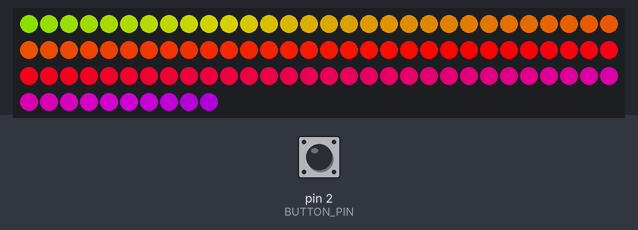
Simulated run of this sketch. Board: Arduino Uno, built with avr-gcc and run on an emulated ATmega328P. On the bench: 100 RGB LEDs in strip order, left to right, continuing on the next row. Inputs (shaded band) come from the test bench; at power-on: pin 2 (BUTTON_PIN) HIGH.

Above: at 1.2 s.
1.3 s: pin 2 (BUTTON_PIN) pulled LOW for 0.15 s
At 1.61 s:
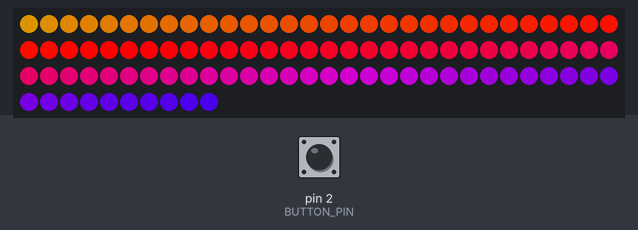
2.0 s: pin 2 (BUTTON_PIN) pulled LOW for 1 s
At 2.5 s:
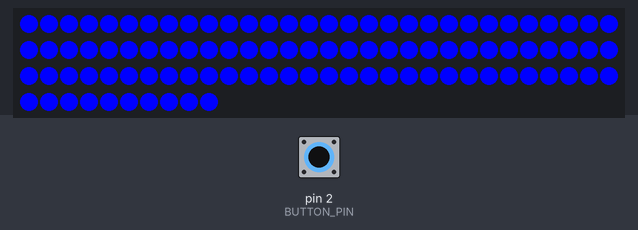
4.5 s: pin 2 (BUTTON_PIN) pulled LOW for 0.15 s
At 4.82 s:
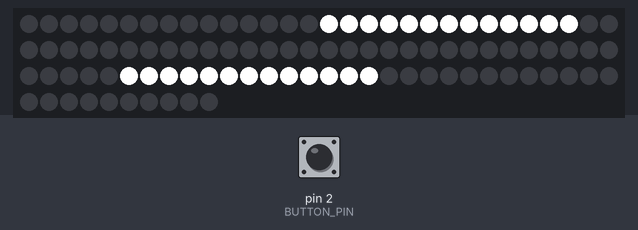
5.2 s: pin 2 (BUTTON_PIN) pulled LOW for 3.2 s
At 5.67 s:
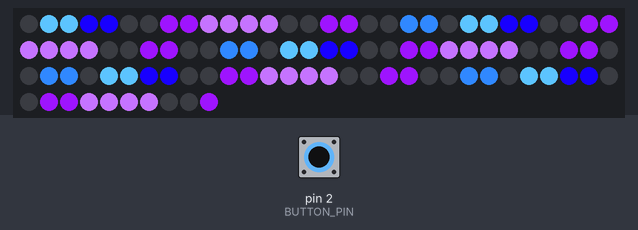
9.0 s: pin 2 (BUTTON_PIN) pulled LOW for 1 s
At 10.0 s:
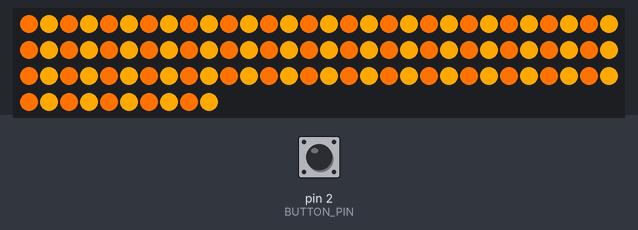
10.6 s: pin 2 (BUTTON_PIN) pulled LOW for 0.15 s
At 11.17 s:
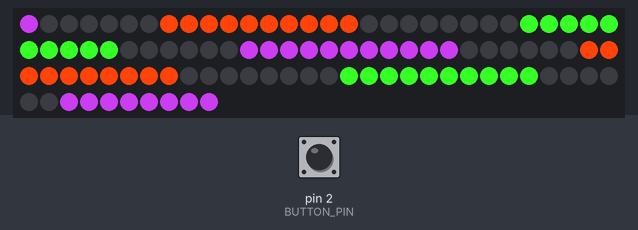
Timing chart, 0 to 12.3 s (numbered marks = the images above; inputs shaded):
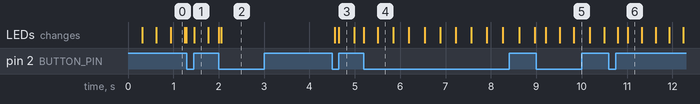

Measured:
- after the input at 1.3 s, the LEDs: change after 0.16 s (image 1)
- after the input at 2.0 s, the LEDs: first differ from a run without the input after 0.05 s (image 2)
- after the input at 4.5 s, the LEDs: first change after 0.06 s (image 3 shows a later state)
- after the input at 10.6 s, the LEDs: first change after 0.20 s (image 6 shows a later state)

The sketch:

hoop.ino
```cpp
#include "Button.h"
#include "Pixels.h"

#ifdef __AVR__
  #include <avr/power.h>
#endif

#define LED_PIN            0
#define NUMPIXELS      100
#define BRIGHTNESS_MIN 0
#define BRIGHTNESS_QUARTER 64
#define BRIGHTNESS_HALF 128
#define BRIGHTNESS_MAX 255

#define BUTTON_PIN 2

// 0: loop
// 1: rainbow
// 2: blue
// 3: bead
// 4: blue and purple pattern
// 5: fire pattern
// 6: rainbow tetris pattern
int buttonCounter = 0;
Button button(BUTTON_PIN);
Pixels pixels(LED_PIN, NUMPIXELS, BRIGHTNESS_QUARTER);

void setup() {
  pinMode(LED_PIN, OUTPUT);
  pinMode(BUTTON_PIN, INPUT_PULLUP);

  pixels.setup();
}

// use -1 for no limit
unsigned long maxHoopingSeconds = -1;
// unsigned long maxHoopingSeconds = 20 * 60;

void loop() {
  if (button.wasClicked()) {
    buttonCounter++;
  }

  unsigned long currentHoopingSeconds = millis() / 1000;
  if (maxHoopingSeconds != -1 && currentHoopingSeconds >= maxHoopingSeconds) {
    drawMaxHoopingPattern();
  } else {
    draw();
  }
}

void drawMaxHoopingPattern() {
  uint32_t black = pixels.createColor(0, 0, 0);
  uint32_t red = pixels.createColor(255, 0, 0);
  pixels.one(20, red);
  delay(1000);
  pixels.one(20, black);
  delay(1000);
}

unsigned long loopLastChangeMs = 0;
const unsigned long loopIntervalMs = 5000;
int loopCounter = 0;

int nonImagePatterns = 3;
int imagePatterns = 3;
int buttonStates = nonImagePatterns + imagePatterns;

void draw() {
  unsigned long loopCurrentMs = millis();
  bool isLoopPattern = buttonCounter % 7 == 0;

  if (isLoopPattern) {
    bool intervalHasPassed = loopCurrentMs - loopLastChangeMs >= loopIntervalMs;
    if (intervalHasPassed) {
      loopCounter++;
      loopLastChangeMs = loopCurrentMs;
    }

    drawForButtonCounter(loopCounter);
  } else {
    drawForButtonCounter(buttonCounter - 1);
  }
}

void drawForButtonCounter(int counter) {
  uint32_t blue = pixels.createColor(0, 0, 255);
  int patternNumber = counter % buttonStates;
  switch (counter % buttonStates) {
    case 0:
      pixels.rainbow(20);
      break;
    case 1:
      pixels.all(blue);
      break;
    case 2:
      pixels.bead();
      break;
    default:
      pixels.pattern(patternNumber - nonImagePatterns);
      break;
  }
}
```

Button.h
```cpp
#ifndef BUTTON_H
#define BUTTON_H

#define DEBOUNCE_DELAY 50

// A pull-up button
class Button {
	public:
		Button(int pin) : _pin(pin) {}

    bool wasClicked() {
      bool wasClicked = false;
      _currentState = digitalRead(_pin);

      if (_currentState != _previousState) {
        if (_currentState == LOW) {
          wasClicked = true;
        }

        _previousState = _currentState;

        delay(DEBOUNCE_DELAY);
      }

      return wasClicked;
    }

	private:
    int _pin;
		int _previousState = 0;
		int _currentState = 0;
};

#endif /* BUTTON_H */
```

Source omitted: Pixels.h (data table, 12241 bytes)
